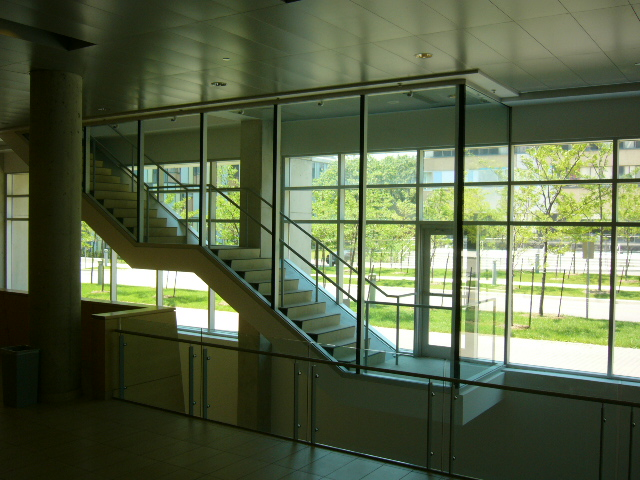
#> input picture ELSED/images/P1020829.jpg, 640 x 480 px, found by its file name
$ jupyter execute --allow-errors Python_ELSED.ipynb   (shell and % lines are left out)
#> lines starting #> are read from the running program, lines starting #| are printed output that depends on the picture
#◢ ELSED: Enhanced Line SEgment Drawing (🐍 Python demo)

<table class="tfo-notebook-buttons" align="left">
  <td>
  <a target="_blank" href="https://arxiv.org/abs/2108.03144">arXiv</a>
    </td>
  <td>
    <a target="_blank" href="https://colab.research.google.com/github/iago-suarez/ELSED/blob/main/Python_ELSED.ipynb">Run in Google Colab</a>
  </td>
  <td>
    <a target="_blank" href="https://github.com/iago-suarez/ELSED/blob/main/Python_ELSED.ipynb">View source on GitHub</a>
  </td>
</table>
<br></br>&nbsp;

This file shows how to compile and use [ELSED](https://github.com/iago-suarez/ELSED) for Python.

The first step is to download the code and creat a [pybind11](https://github.com/pybind/pybind11) wrapper for python. We will expose one functions:

* `pyelsed.detect(image, params...)`: Detects ELSED segments. Default parameters are a good option in general but you can customize them if you want.

You can find all the details of the method in:
> **[Suárez, I., Buenaposada, J. M., & Baumela, L. (2021). ELSED: Enhanced Line SEgment Drawing. arXiv preprint arXiv:2108.03144.](https://arxiv.org/abs/2108.03144)**

First of all, lets check that g++ is available.

[cell 1]
# Download the code and wrapper repositories

Create the python bindings: Python🐍 <-> C++⏱

Now the library is available, lets use it to

****************************
#◢ Line Segment detection with ELSED

[cell 2]
import pyelsed

import numpy as np
import matplotlib.pyplot as plt
plt.rcParams['figure.figsize'] = [15, 10]

import cv2
print('Opencv version: ' + cv2.__version__)
fname = None

[cell 3]
if fname is None:
  from google.colab import files
  files = files.upload()
#> the answer given: P1020829.jpg
  fname = list(files.keys())[0]
else:
  fname = wget.download(fname)

img = cv2.imread(fname, cv2.IMREAD_GRAYSCALE)
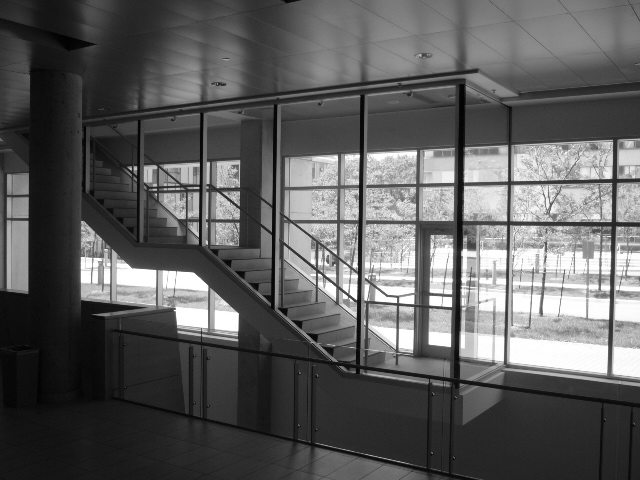
#> img: shape (480, 640); min 0, max 255, mean 92.8

#> (the rest of this cell did not finish here and is left out)
